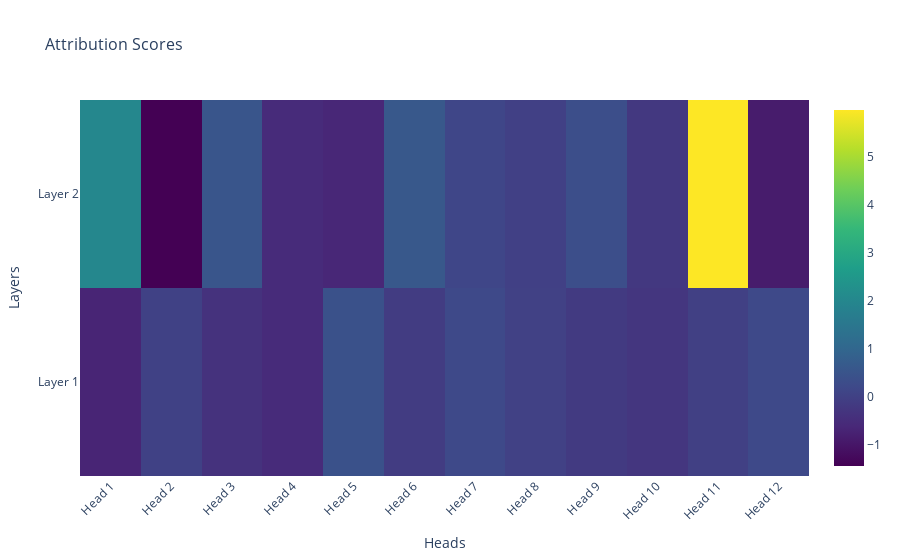
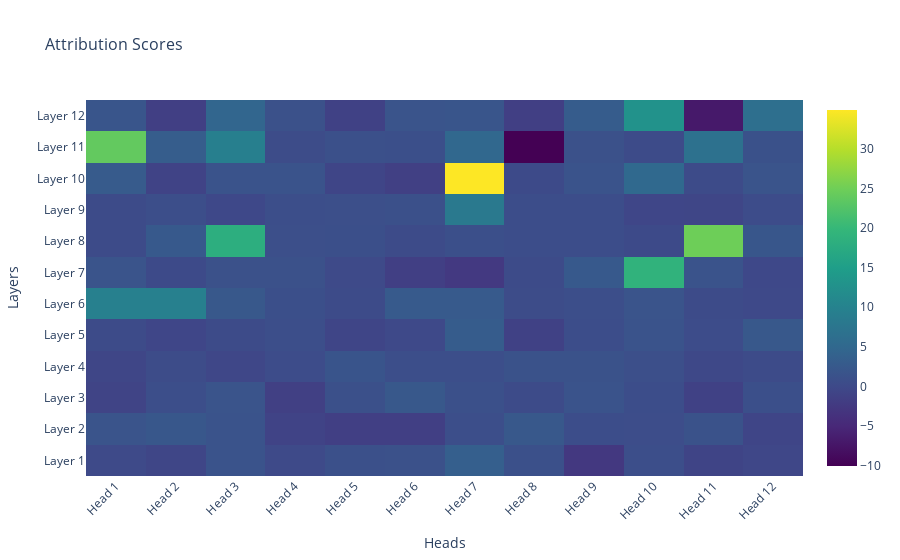

The code cell stored with these charts, in order, in its notebook:
### Code cell
rand_seq = t.randint(1000, 10000, (1, 10))
repeat_seq = t.cat([rand_seq, rand_seq], dim=1)


gpt_logits, gpt_cache = gpt2_small.run_with_cache(repeat_seq, remove_batch_dim=True)
toymodel_logits, toymodel_cache = toy_transformer.run_with_cache(repeat_seq, remove_batch_dim=True)

token_postion = 14
attribution_scores = logit_attribution(repeat_seq, toy_transformer, toymodel_cache, token_postion)
plot_attribution_pattern(attribution_scores)

token_postion = 14
attribution_scores = logit_attribution(repeat_seq, gpt2_small, gpt_cache, token_postion)
plot_attribution_pattern(attribution_scores)

### Figure 1 — Plotly figure (JSON) as saved in the notebook; plotly's stock layout.template omitted (floating-point values rounded to 4 significant figures)
{"data": [{"colorscale": [[0, "#440154"], [0.1111, "#482878"], [0.2222, "#3e4989"], [0.3333, "#31688e"], [0.4444, "#26828e"], [0.5556, "#1f9e89"], [0.6667, "#35b779"], [0.7778, "#6ece58"], [0.8889, "#b5de2b"], [1, "#fde725"]], "hoverongaps": false, "type": "heatmap", "x": ["Head 1", "Head 2", "Head 3", "Head 4", "Head 5", "Head 6", "Head 7", "Head 8", "Head 9", "Head 10", "Head 11", "Head 12"], "y": ["Layer 1", "Layer 2"], "z": [[-0.6825, 0.008314, -0.3754, -0.536, 0.4343, -0.1235, 0.2036, -0.0001906, -0.1572, -0.257, -0.02404, 0.2008], [2.008, -1.44, 0.5216, -0.5285, -0.6446, 0.5998, 0.1454, -0.006459, 0.3549, -0.2257, 5.981, -0.8796]]}], "layout": {"coloraxis": {"colorbar": {"tickfont": {"size": 12}, "title": {"text": ""}}}, "title": {"font": {"size": 16}, "text": "Attribution Scores"}, "xaxis": {"tickangle": -45, "tickfont": {"size": 12}, "title": {"text": "Heads"}}, "yaxis": {"tickfont": {"size": 12}, "title": {"text": "Layers"}}}}

### Figure 2 — Plotly figure (JSON) as saved in the notebook; plotly's stock layout.template omitted (floating-point values rounded to 4 significant figures; data arrays with more than 128 entries replaced by an {"elided": "..."} marker saying what was removed)
{"data": [{"colorscale": [[0, "#440154"], [0.1111, "#482878"], [0.2222, "#3e4989"], [0.3333, "#31688e"], [0.4444, "#26828e"], [0.5556, "#1f9e89"], [0.6667, "#35b779"], [0.7778, "#6ece58"], [0.8889, "#b5de2b"], [1, "#fde725"]], "hoverongaps": false, "type": "heatmap", "x": ["Head 1", "Head 2", "Head 3", "Head 4", "Head 5", "Head 6", "Head 7", "Head 8", "Head 9", "Head 10", "Head 11", "Head 12"], "y": ["Layer 1", "Layer 2", "Layer 3", "Layer 4", "Layer 5", "Layer 6", "Layer 7", "Layer 8", "Layer 9", "Layer 10", "Layer 11", "Layer 12"], "z": {"elided": "12x12 float values"}}], "layout": {"coloraxis": {"colorbar": {"tickfont": {"size": 12}, "title": {"text": ""}}}, "title": {"font": {"size": 16}, "text": "Attribution Scores"}, "xaxis": {"tickangle": -45, "tickfont": {"size": 12}, "title": {"text": "Heads"}}, "yaxis": {"tickfont": {"size": 12}, "title": {"text": "Layers"}}}}
